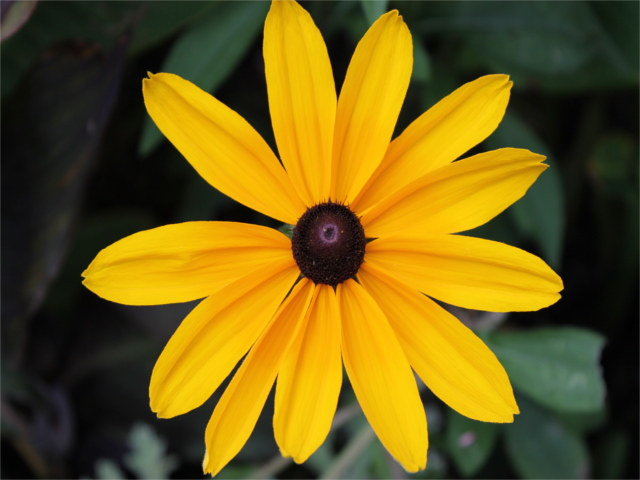
#> input picture python/2017/flower.jpg, 640 x 480 px, found by its file name
$ jupyter execute DMTP2.ipynb
#> lines starting #> are read from the running program, lines starting #| are printed output that depends on the picture
[cell 1]
from PIL import Image
import numpy
import math
import matplotlib.pyplot as plot
from sklearn.cluster import KMeans

imgfile = Image.open("flower.jpg")
#> imgfile is the input picture: PIL image 640x480 RGB; mean R, G, B 113.3, 93.4, 20.9

numarray = numpy.array(imgfile.getdata(), numpy.uint8)

clusters = KMeans(n_clusters = 4)
clusters.fit(numarray)


npbins = numpy.arange(0, 5)
histogram = numpy.histogram(clusters.labels_, bins=npbins)
labels = numpy.unique(clusters.labels_)


barlist = plot.bar(labels, histogram[0])
for i in range(4):
    barlist[i].set_color('#%02x%02x%02x' % (math.ceil(clusters.cluster_centers_[i][0]),
        math.ceil(clusters.cluster_centers_[i][1]), math.ceil(clusters.cluster_centers_[i][2])))
plot.show()
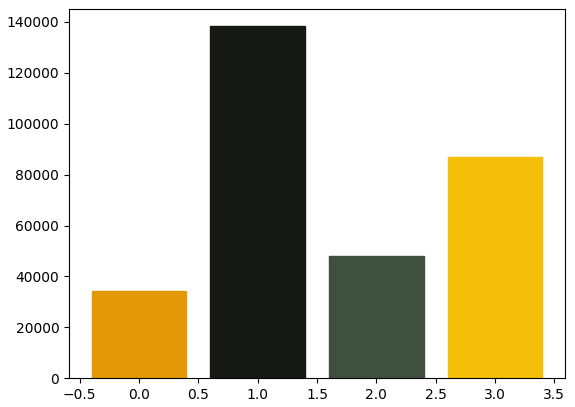
#> figure drawn by matplotlib, 1 panel; tallest bar 138321 high, from x = 0.6 to 1.4

[cell 2]
from PIL import Image
import numpy
import math
import matplotlib.pyplot as plot
from sklearn.cluster import KMeans

imgfile = Image.open("flower.jpg")

numarray = numpy.array(imgfile.getdata(), numpy.uint8)

clusters = KMeans(n_clusters = 4)
clusters.fit(numarray)


npbins = numpy.arange(0, 5)
histogram = numpy.histogram(clusters.labels_, bins=npbins)
labels = numpy.unique(clusters.labels_)


barlist = plot.bar(labels, histogram[0])
for i in range(4):
    barlist[i].set_color('#%02x%02x%02x' % (math.ceil(clusters.cluster_centers_[i][0]),
        math.ceil(clusters.cluster_centers_[i][1]), math.ceil(clusters.cluster_centers_[i][2])))
plot.show()
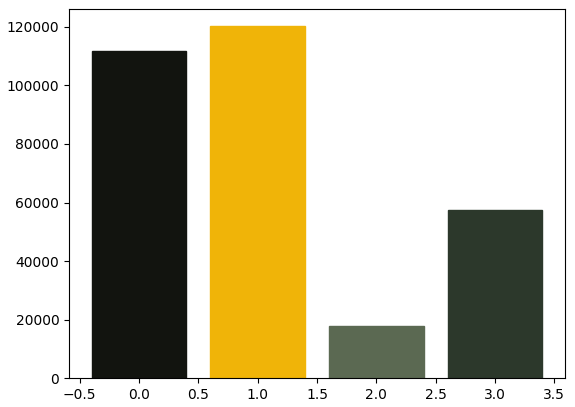
#> figure drawn by matplotlib, 1 panel; tallest bar 120230 high, from x = 0.6 to 1.4
